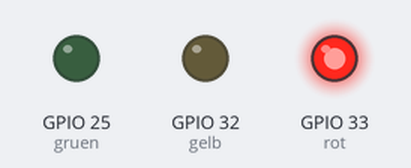
Recording of a program running on a simulated ESP32 board running MicroPython. Parts: output pins drawn as LEDs (lit = HIGH). At 17.5 s the program stops and its outputs stay as they are.

Above: at 0.5 s.
At 3.5 s:
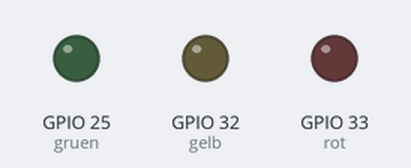
Timing chart, 0 to 4.6 s (numbered marks = the images above):
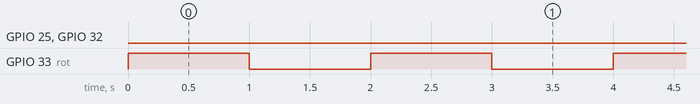

The program:

Blink2.py
```python
# Einfacher Blink mit Argumenten
# ohne Multithreading

from machine import Pin
import time

rot = Pin(33, Pin.OUT)
gruen = Pin(25, Pin.OUT)
gelb = Pin(32, Pin.OUT)

anzahl = 5

def blink(led,pause):
    for i in range(anzahl):
        led.on()
        time.sleep(pause)
        led.off()
        time.sleep(pause)

blink(rot,1)
blink(gelb,0.5)
blink(gruen,0.25)
```

Measured:
- by itself, GPIO 25 (gruen): LOW → HIGH at 15.0 s, → LOW 0.25 s later, → HIGH 0.25 s later, → LOW 0.25 s later, … (10 changes in this stretch)
- by itself, GPIO 32 (gelb): LOW → HIGH at 10.0 s, → LOW 0.50 s later, → HIGH 0.50 s later, → LOW 0.50 s later, … (10 changes in this stretch)
- by itself, GPIO 33 (rot): alternates HIGH for 1.0 s and LOW for 1.0 s, 10 changes in all, then stays LOW
